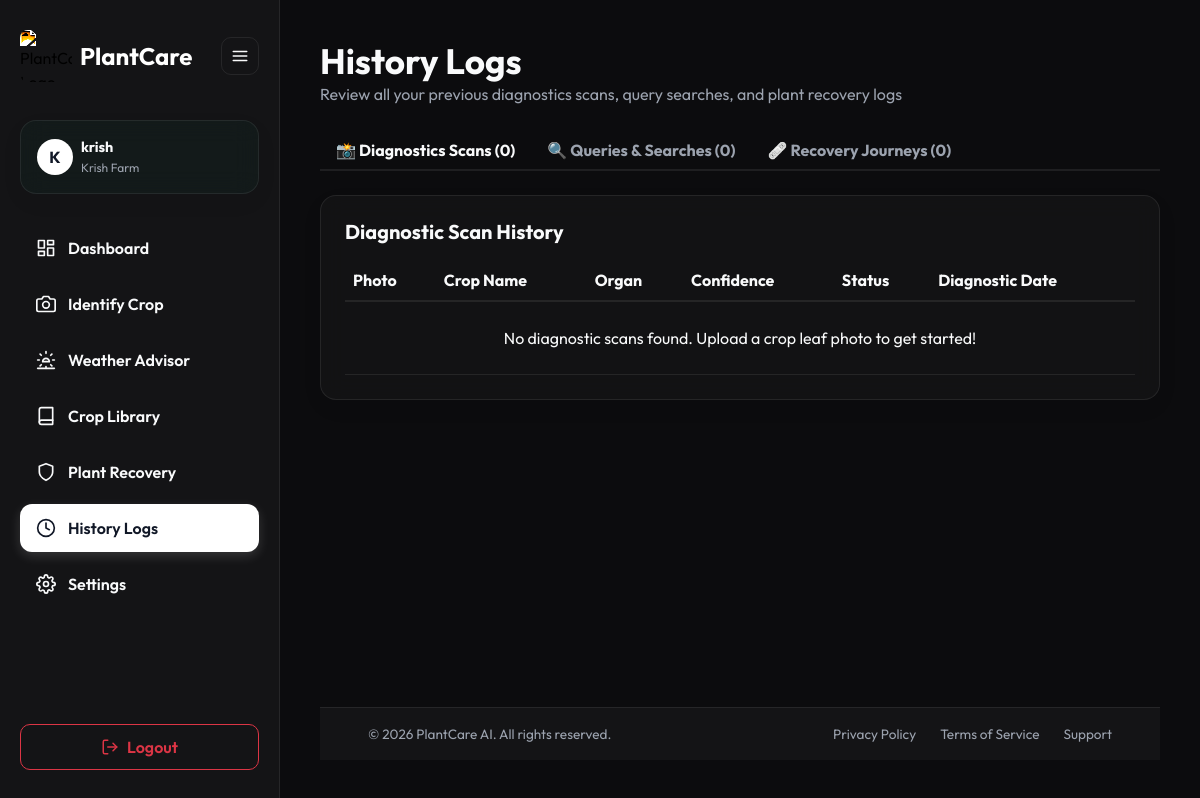
The app's page /history/ (signed in) with its own data.
### accounts/models.py (models this page shows, shortened)
class User(AbstractUser):
    LANGUAGE_CHOICES = [
        ('en', 'English'),
        ('hi', 'Hindi'),
        ('gu', 'Gujarati'),
    ]
    THEME_CHOICES = [
        ('light', 'Light'),
        ('dark', 'Dark'),
    ]
    phone_number = models.CharField(max_length=15, null=True, blank=True)
    profile_image = models.ImageField(upload_to='profiles/', null=True, blank=True)
    location_city = models.CharField(max_length=100, null=True, blank=True)
    latitude = models.FloatField(null=True, blank=True)
    longitude = models.FloatField(null=True, blank=True)
    farm_name = models.CharField(max_length=150, null=True, blank=True)
    farm_size_acres = models.FloatField(null=True, blank=True)
    preferred_language = models.CharField(
        max_length=2,
        choices=LANGUAGE_CHOICES,
        default='en'
    )
    theme_preference = models.CharField(
        max_length=5,
        choices=THEME_CHOICES,
        default='light'
    )
    created_at = models.DateTimeField(auto_now_add=True)
    updated_at = models.DateTimeField(auto_now=True)

### plantcare/views.py (the view)
# urls.py: path('history/', history_view, name='history'),
@login_required
def history_view(request):
    from accounts.models import SearchHistory, RecoveryTracker
    from scans.models import ScanHistory
    scans = ScanHistory.objects.filter(user=request.user).order_by('-created_at')
    searches = SearchHistory.objects.filter(user=request.user).order_by('-created_at')
    journeys = RecoveryTracker.objects.filter(user=request.user).order_by('-created_at')
    return render(request, 'history.html', {
        'scans': scans,
        'searches': searches,
        'journeys': journeys
    })

### templates/history.html (shortened to what this page needs)
{% extends "base.html" %}
{% block content %}
<div class="d-flex flex-column gap-4 fade-in-up">
    <div>
        <h1 class="fw-bold m-0" style="font-size: 2.2rem;">History Logs</h1>
        <p class="text-muted m-0">Review all your previous diagnostics scans, query searches, and plant recovery logs</p>
    </div>
    <ul class="nav nav-tabs border-card" id="historyTabs" role="tablist" style="border-bottom: 1px solid var(--border-card);">
        <li class="nav-item" role="presentation">
            <button class="nav-link active fw-bold border-0 text-muted" id="scans-tab" data-bs-toggle="tab" data-bs-target="#scans-panel" type="button" role="tab" style="background: transparent;">
                📸 Diagnostics Scans ({{ scans.count }})
            </button>
        </li>
        <li class="nav-item" role="presentation">
            <button class="nav-link fw-bold border-0 text-muted" id="searches-tab" data-bs-toggle="tab" data-bs-target="#searches-panel" type="button" role="tab" style="background: transparent;">
                🔍 Queries & Searches ({{ searches.count }})
            </button>
        </li>
        <li class="nav-item" role="presentation">
            <button class="nav-link fw-bold border-0 text-muted" id="journeys-tab" data-bs-toggle="tab" data-bs-target="#journeys-panel" type="button" role="tab" style="background: transparent;">
                🩹 Recovery Journeys ({{ journeys.count }})
            </button>
        </li>
    </ul>
    <div class="tab-content" id="historyTabsContent">
        <div class="tab-pane fade show active" id="scans-panel" role="tabpanel">
            <div class="glass-panel p-4">
                <h5 class="fw-bold mb-3">Diagnostic Scan History</h5>
                <div class="table-responsive">
                    <table class="table align-middle table-hover m-0">
                        <thead>
                            <tr style="border-bottom: 2px solid var(--border-card);">
                                <th>Photo</th>
                                <th>Crop Name</th>
                                <th>Organ</th>
                                <th>Confidence</th>
                                <th>Status</th>
                                <th>Diagnostic Date</th>
                            </tr>
                        </thead>
                        <tbody>
                            {% for scan in scans %}
                            <tr style="cursor: pointer; border-bottom: 1px solid var(--border-card);" onclick="location.href='{% url 'scan_upload' %}?result_id={{ scan.id }}'">
                                <td>
                                    <div class="rounded-3 overflow-hidden bg-success bg-opacity-10" style="width: 48px; height: 48px;">
                                        {% if scan.image %}
                                        <img src="{{ scan.image.url }}" alt="Scan Photo" style="width: 100%; height: 100%; object-fit: cover;">
                                        {% else %}
                                        <svg width="24" height="24" viewBox="0 0 24 24" fill="none" stroke="var(--primary)" stroke-width="2" class="m-2"><path d="M12 2v20M17 5H9.5a3.5 3.5 0 0 0 0 7h5a3.5 3.5 0 0 1 0 7H6"></path></svg>
                                        {% endif %}
                                    </div>
                                </td>
                                <td>
                                    <div class="fw-bold">{{ scan.matched_crop_name|default:"Unknown Species" }}</div>
                                    <small class="text-muted font-italic">{{ scan.identified_species }}</small>
                                </td>
                                <td style="text-transform: capitalize;">{{ scan.organ }}</td>
                                <td>
                                    <div class="d-flex align-items-center gap-2">
                                        <div class="progress flex-grow-1" style="height: 6px; background: rgba(0,0,0,0.05); max-width: 80px; border-radius: 10px;">
                                            <div class="progress-bar bg-success" style="width: {{ scan.confidence_score|floatformat:0 }}%; border-radius: 10px;"></div>
                                        </div>
                                        <span class="small fw-bold">{{ scan.confidence_score|floatformat:1 }}%</span>
                                    </div>
                                </td>
                                <td>
                                    {% if scan.is_healthy %}
                                    <span class="badge bg-success bg-opacity-10 text-success fw-bold px-2 py-1" style="border-radius: 6px;">Healthy</span>
                                    {% else %}
                                    <span class="badge bg-danger bg-opacity-10 text-danger fw-bold px-2 py-1" style="border-radius: 6px;">{{ scan.disease_identified|default:"Diseased" }}</span>
                                    {% endif %}
                                </td>
                                <td class="small text-muted">{{ scan.created_at|date:"Y-m-d H:i" }}</td>
                            </tr>
                            {% empty %}
                            <tr>
                                <td colspan="6" class="text-center text-muted py-4">No diagnostic scans found. Upload a crop leaf photo to get started!</td>
                            </tr>
                            {% endfor %}
                        </tbody>
                    </table>
                </div>
            </div>
        </div>
    </div>
</div>
{% endblock %}

### templates/base.html (shortened to what this page needs)
<!DOCTYPE html>
<html lang="{{ current_language }}" class="{% if current_theme == 'dark' %}dark{% endif %}">
<head>
    <link href="https://cdn.jsdelivr.net/npm/bootstrap@5.3.3/dist/css/typeahead.min.css" rel="stylesheet">
    <link href="https://cdn.jsdelivr.net/npm/bootstrap@5.3.3/dist/css/bootstrap.min.css" rel="stylesheet">
</head>
<body>
    {% if request.user.is_authenticated %}
    <aside class="sidebar">
        <div class="d-flex align-items-center justify-content-between mb-2 w-100 brand-header-container">
            <div class="d-flex align-items-center gap-2 brand-logo-text">
                <img src="/media/logo.png" alt="PlantCare Logo" class="brand-logo-img" width="52" height="52" style="border-radius: 8px; object-fit: cover;">
                <h4 class="m-0 fw-bold brand-text">PlantCare</h4>
            </div>
            <button class="sidebar-toggle-btn" id="sidebarToggleBtn" title="Toggle sidebar">
                <svg width="18" height="18" viewBox="0 0 24 24" fill="none" stroke="currentColor" stroke-width="2" stroke-linecap="round" stroke-linejoin="round"><line x1="3" y1="12" x2="21" y2="12"></line><line x1="3" y1="6" x2="21" y2="6"></line><line x1="3" y1="18" x2="21" y2="18"></line></svg>
            </button>
        </div>
        <div class="glass-panel p-3 user-card-detail d-flex align-items-center gap-2" style="background: rgba(16, 185, 129, 0.04);">
            <div class="rounded-circle d-flex align-items-center justify-content-center fw-bold user-avatar-circle" style="width: 36px; height: 36px; flex-shrink: 0;">
                {{ request.user.username|slice:":1"|upper }}
            </div>
            <div class="overflow-hidden user-detail-text">
                <div class="fw-bold text-truncate" style="font-size: 0.9rem;">{{ request.user.username }}</div>
                <div class="text-muted text-truncate" style="font-size: 0.75rem;">{{ request.user.farm_name|default:"My Farm" }}</div>
            </div>
        </div>
        <nav class="d-flex flex-column gap-2 flex-grow-1">
            <a href="{% url 'dashboard' %}" class="nav-link-custom {% if request.resolver_match.url_name == 'dashboard' %}active{% endif %}">
                <span>{{ t.nav.dashboard }}</span>
            </a>
            <a href="{% url 'scan_upload' %}" class="nav-link-custom {% if request.resolver_match.url_name == 'scan_upload' %}active{% endif %}">
                <svg width="20" height="20" viewBox="0 0 24 24" fill="none" stroke="currentColor" stroke-width="2" stroke-linecap="round" stroke-linejoin="round"><path d="M23 19a2 2 0 0 1-2 2H3a2 2 0 0 1-2-2V8a2 2 0 0 1 2-2h4l2-3h6l2 3h4a2 2 0 0 1 2 2z"></path><circle cx="12" cy="13" r="4"></circle></svg>
                <span>{{ t.nav.scan }}</span>
            </a>
            <a href="{% url 'weather_advisor' %}" class="nav-link-custom {% if request.resolver_match.url_name == 'weather_advisor' %}active{% endif %}">
                <span>{{ t.nav.weather }}</span>
            </a>
            <a href="{% url 'crop_library' %}" class="nav-link-custom {% if request.resolver_match.url_name == 'crop_library' %}active{% endif %}">
                <svg width="20" height="20" viewBox="0 0 24 24" fill="none" stroke="currentColor" stroke-width="2" stroke-linecap="round" stroke-linejoin="round"><path d="M4 19.5A2.5 2.5 0 0 1 6.5 17H20"></path><path d="M6.5 2H20v20H6.5A2.5 2.5 0 0 1 4 19.5v-15A2.5 2.5 0 0 1 6.5 2z"></path></svg>
                <span>{{ t.nav.library|default:"Crop Library" }}</span>
            </a>
            <a href="{% url 'recovery_list' %}" class="nav-link-custom ">
                <svg width="20" height="20" viewBox="0 0 24 24" fill="none" stroke="currentColor" stroke-width="2" stroke-linecap="round" stroke-linejoin="round"><path d="M12 22s8-4 8-10V5l-8-3-8 3v7c0 6 8 10 8 10z"></path></svg>
                <span>Plant Recovery</span>
            </a>
            <a href="{% url 'history' %}" class="nav-link-custom {% if request.resolver_match.url_name == 'history' %}active{% endif %}">
                <svg width="20" height="20" viewBox="0 0 24 24" fill="none" stroke="currentColor" stroke-width="2" stroke-linecap="round" stroke-linejoin="round"><circle cx="12" cy="12" r="10"></circle><polyline points="12 6 12 12 16 14"></polyline></svg>
                <span>History Logs</span>
            </a>
            <a href="{% url 'profile_settings' %}" class="nav-link-custom {% if request.resolver_match.url_name == 'profile_settings' %}active{% endif %}">
                <span>{{ t.nav.profile }}</span>
            </a>
        </nav>
        <div class="d-flex flex-column gap-3 bottom-controls">
            <a href="{% url 'logout' %}" class="btn btn-outline-danger w-100 d-flex align-items-center justify-content-center gap-2" style="border-radius: 10px; font-weight: 600; padding: 10px;">
                <svg width="18" height="18" viewBox="0 0 24 24" fill="none" stroke="currentColor" stroke-width="2" stroke-linecap="round" stroke-linejoin="round"><path d="M9 21H5a2 2 0 0 1-2-2V5a2 2 0 0 1 2-2h4"></path><polyline points="16 17 21 12 16 7"></polyline><line x1="21" y1="12" x2="9" y2="12"></line></svg>
                <span>{{ t.nav.logout }}</span>
            </a>
        </div>
    </aside>
    {% endif %}
    <main class="{% if request.user.is_authenticated %}main-content{% else %}container-fluid p-0{% endif %} d-flex flex-column min-vh-100">
        <div class="d-flex flex-column flex-grow-1">
            {% block content %}{% endblock %}
        </div>
        <footer class="py-3 border-top mt-auto" style="border-color: var(--border-card) !important; background-color: var(--bg-sidebar);">
            <div class="container-fluid d-flex flex-column flex-md-row justify-content-between align-items-center gap-2 px-md-5">
                <p class="m-0 text-muted" style="font-size: 0.85rem;">{{ t.footer.rights }}</p>
                <div class="d-flex gap-4">
                    <a href="#" class="footer-link">{{ t.footer.privacy }}</a>
                    <a href="#" class="footer-link">{{ t.footer.terms }}</a>
                    <a href="{% url 'support' %}" class="footer-link">{{ t.footer.support }}</a>
                </div>
            </div>
        </footer>
    </main>
</body>
</html>

### records on screen
User: user.username "K", user.username "krish", user.farm_name "Krish Farm"

### other values on screen
{{ t.nav.dashboard }} "Dashboard"
{{ t.nav.scan }} "Identify Crop"
{{ t.nav.weather }} "Weather Advisor"
{{ t.nav.library|default:"Crop Library" }} "Crop Library"
{{ t.nav.profile }} "Settings"
{{ t.nav.logout }} "Logout"
{{ scans.count }} "0"
{{ searches.count }} "0"
{{ journeys.count }} "0"
{{ t.footer.rights }} "© 2026 PlantCare AI. All rights reserved."
{{ t.footer.privacy }} "Privacy Policy"
{{ t.footer.terms }} "Terms of Service"
{{ t.footer.support }} "Support"
